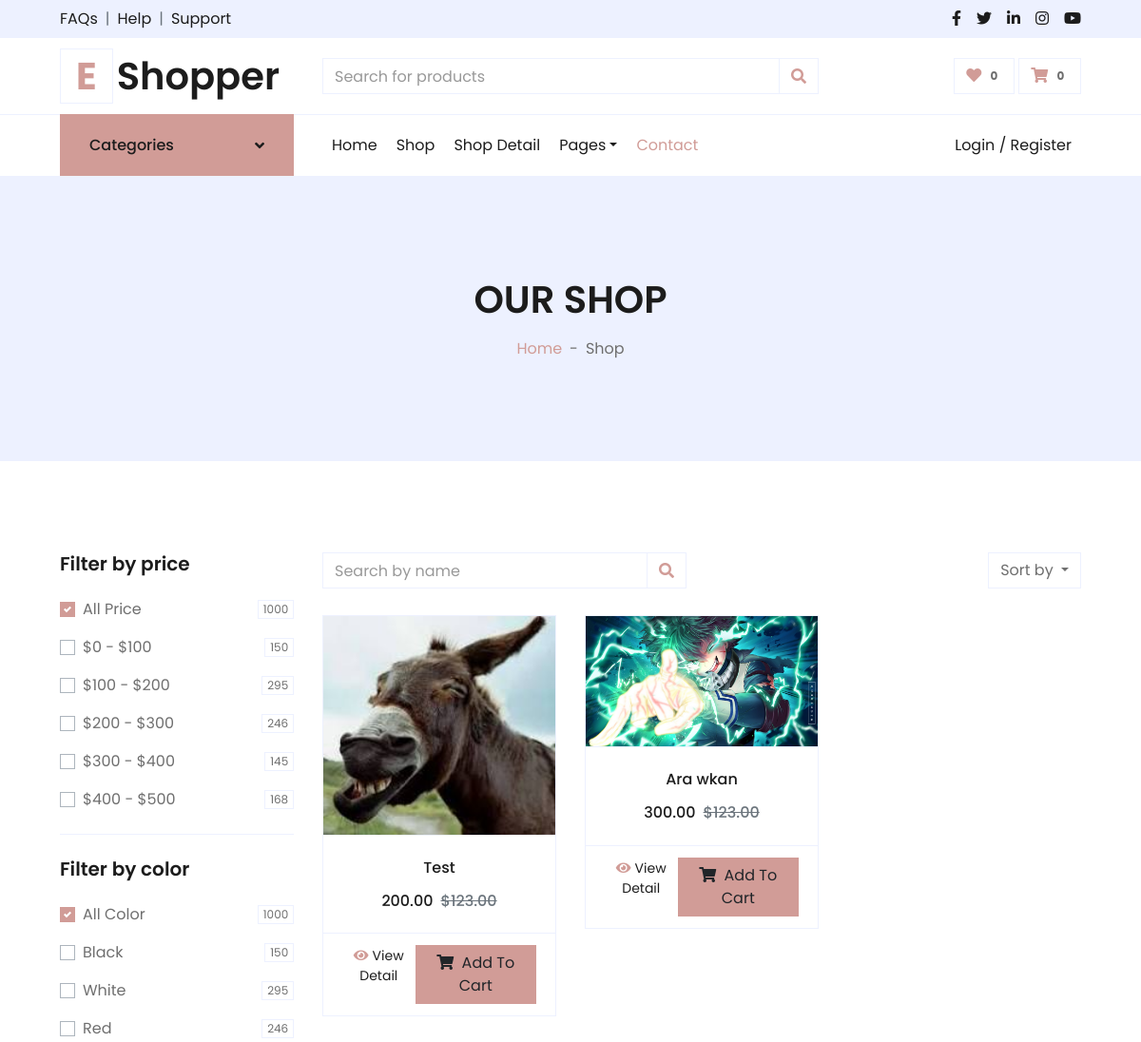
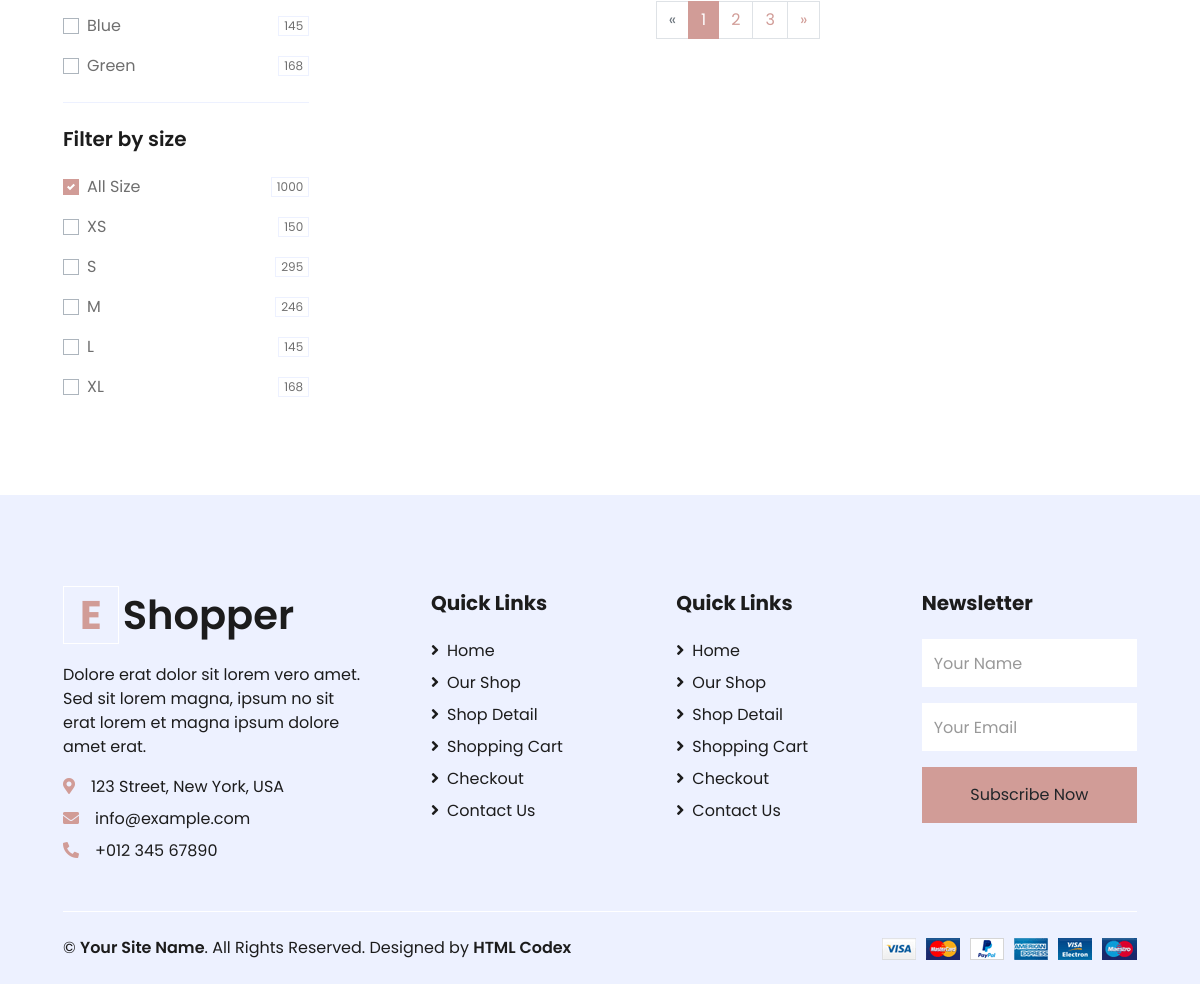
The app's page /shop/ with its own data (2 pictures, top to bottom).
### ProductsApp/models.py (models this page shows, shortened)
class Product(models.Model):
	name = models.CharField(max_length=100)
	description = models.TextField(null=True)
	price = models.DecimalField(max_digits=10, decimal_places=2)
	image = models.ImageField(upload_to='products/')

### ProductsApp/views.py (the view)
# urls.py: path('shop/', views.product_list, name='product_list'),
def shop(request):
    prod = Product.objects.all()
    return render(request,'shop.html', {'prod': prod})

### templates/shop.html (shortened to what this page needs)
{% extends 'base.html' %}
{% load static %}
{% block content %}
    <div class="container-fluid bg-secondary mb-5">
        <div class="d-flex flex-column align-items-center justify-content-center" style="min-height: 300px">
            <h1 class="font-weight-semi-bold text-uppercase mb-3">Our Shop</h1>
            <div class="d-inline-flex">
                <p class="m-0"><a href="">Home</a></p>
                <p class="m-0 px-2">-</p>
                <p class="m-0">Shop</p>
            </div>
        </div>
    </div>
    <div class="container-fluid pt-5">
        <div class="row px-xl-5">
            <div class="col-lg-3 col-md-12">
                <div class="border-bottom mb-4 pb-4">
                    <h5 class="font-weight-semi-bold mb-4">Filter by price</h5>
                    <form>
                        <div class="custom-control custom-checkbox d-flex align-items-center justify-content-between mb-3">
                            <label class="custom-control-label" for="price-all">All Price</label>
                            <span class="badge border font-weight-normal">1000</span>
                        </div>
                        <div class="custom-control custom-checkbox d-flex align-items-center justify-content-between mb-3">
                            <label class="custom-control-label" for="price-1">$0 - $100</label>
                            <span class="badge border font-weight-normal">150</span>
                        </div>
                        <div class="custom-control custom-checkbox d-flex align-items-center justify-content-between mb-3">
                            <label class="custom-control-label" for="price-2">$100 - $200</label>
                            <span class="badge border font-weight-normal">295</span>
                        </div>
                        <div class="custom-control custom-checkbox d-flex align-items-center justify-content-between mb-3">
                            <label class="custom-control-label" for="price-3">$200 - $300</label>
                            <span class="badge border font-weight-normal">246</span>
                        </div>
                        <div class="custom-control custom-checkbox d-flex align-items-center justify-content-between mb-3">
                            <label class="custom-control-label" for="price-4">$300 - $400</label>
                            <span class="badge border font-weight-normal">145</span>
                        </div>
                        <div class="custom-control custom-checkbox d-flex align-items-center justify-content-between">
                            <label class="custom-control-label" for="price-5">$400 - $500</label>
                            <span class="badge border font-weight-normal">168</span>
                        </div>
                    </form>
                </div>
                <div class="border-bottom mb-4 pb-4">
                    <h5 class="font-weight-semi-bold mb-4">Filter by color</h5>
                    <form>
                        <div class="custom-control custom-checkbox d-flex align-items-center justify-content-between mb-3">
                            <label class="custom-control-label" for="price-all">All Color</label>
                            <span class="badge border font-weight-normal">1000</span>
                        </div>
                        <div class="custom-control custom-checkbox d-flex align-items-center justify-content-between mb-3">
                            <label class="custom-control-label" for="color-1">Black</label>
                            <span class="badge border font-weight-normal">150</span>
                        </div>
                        <div class="custom-control custom-checkbox d-flex align-items-center justify-content-between mb-3">
                            <label class="custom-control-label" for="color-2">White</label>
                            <span class="badge border font-weight-normal">295</span>
                        </div>
                        <div class="custom-control custom-checkbox d-flex align-items-center justify-content-between mb-3">
                            <label class="custom-control-label" for="color-3">Red</label>
                            <span class="badge border font-weight-normal">246</span>
                        </div>
                        <div class="custom-control custom-checkbox d-flex align-items-center justify-content-between mb-3">
                            <label class="custom-control-label" for="color-4">Blue</label>
                            <span class="badge border font-weight-normal">145</span>
                        </div>
                        <div class="custom-control custom-checkbox d-flex align-items-center justify-content-between">
                            <label class="custom-control-label" for="color-5">Green</label>
                            <span class="badge border font-weight-normal">168</span>
                        </div>
                    </form>
                </div>
                <div class="mb-5">
                    <h5 class="font-weight-semi-bold mb-4">Filter by size</h5>
                    <form>
                        <div class="custom-control custom-checkbox d-flex align-items-center justify-content-between mb-3">
                            <label class="custom-control-label" for="size-all">All Size</label>
                            <span class="badge border font-weight-normal">1000</span>
                        </div>
                        <div class="custom-control custom-checkbox d-flex align-items-center justify-content-between mb-3">
                            <label class="custom-control-label" for="size-1">XS</label>
                            <span class="badge border font-weight-normal">150</span>
                        </div>
                        <div class="custom-control custom-checkbox d-flex align-items-center justify-content-between mb-3">
                            <label class="custom-control-label" for="size-2">S</label>
                            <span class="badge border font-weight-normal">295</span>
                        </div>
                        <div class="custom-control custom-checkbox d-flex align-items-center justify-content-between mb-3">
                            <label class="custom-control-label" for="size-3">M</label>
                            <span class="badge border font-weight-normal">246</span>
                        </div>
                        <div class="custom-control custom-checkbox d-flex align-items-center justify-content-between mb-3">
                            <label class="custom-control-label" for="size-4">L</label>
                            <span class="badge border font-weight-normal">145</span>
                        </div>
                        <div class="custom-control custom-checkbox d-flex align-items-center justify-content-between">
                            <label class="custom-control-label" for="size-5">XL</label>
                            <span class="badge border font-weight-normal">168</span>
                        </div>
                    </form>
                </div>
            </div>
            <div class="col-lg-9 col-md-12">
                <div class="row pb-3">
                    <div class="col-12 pb-1">
                        <div class="d-flex align-items-center justify-content-between mb-4">
                            <form action="">
                                <div class="input-group">
                                    <input type="text" class="form-control" placeholder="Search by name">
                                    <div class="input-group-append">
                                        <span class="input-group-text bg-transparent text-primary">
                                            <i class="fa fa-search"></i>
                                        </span>
                                    </div>
                                </div>
                            </form>
                            <div class="dropdown ml-4">
                                <button class="btn border dropdown-toggle" type="button" id="triggerId" data-toggle="dropdown" aria-haspopup="true"
                                        aria-expanded="false">
                                            Sort by
                                        </button>
                            </div>
                        </div>
                    </div>
                    {% for pr in prod %}
                    <div class="col-lg-4 col-md-6 col-sm-12 pb-1">
                        <div class="card product-item border-0 mb-4">
                            <div class="card-header product-img position-relative overflow-hidden bg-transparent border p-0">
                                <img class="img-fluid w-100" src="{{pr.image.url}}" alt="">
                            </div>
                            <div class="card-body border-left border-right text-center p-0 pt-4 pb-3">
                                <h6 class="text-truncate mb-3">{{pr.name}}</h6>
                                <div class="d-flex justify-content-center">
                                    <h6>{{pr.price}}</h6><h6 class="text-muted ml-2"><del>$123.00</del></h6>
                                </div>
                            </div>
                            <div class="card-footer d-flex justify-content-between bg-light border">
                                <a href="{% url 'product_detail' pr.id %}" class="btn btn-sm text-dark p-0">
                                    <i class="fas fa-eye text-primary mr-1"></i>View Detail
                                </a>
                                           <a href="{% url 'CartApp:add_to_cart' product_id=pr.id %}" class="btn btn-primary px-3"><i class="fa fa-shopping-cart mr-1"></i> Add To Cart</a>
                            </div>
                        </div>
                    </div>
                    {% endfor%}
                    <div class="col-12 pb-1">
                        <nav aria-label="Page navigation">
                          <ul class="pagination justify-content-center mb-3">
                            <li class="page-item disabled">
                              <a class="page-link" href="#" aria-label="Previous">
                                <span aria-hidden="true">&laquo;</span>
                              </a>
                            </li>
                            <li class="page-item active"><a class="page-link" href="#">1</a></li>
                            <li class="page-item"><a class="page-link" href="#">2</a></li>
                            <li class="page-item"><a class="page-link" href="#">3</a></li>
                            <li class="page-item">
                              <a class="page-link" href="#" aria-label="Next">
                                <span aria-hidden="true">&raquo;</span>
                              </a>
                            </li>
                          </ul>
                        </nav>
                    </div>
                </div>
            </div>
        </div>
    </div>
</body>
{% endblock content%}

### records on screen
Product: image (picture), name "Test", price "200.00"
Product: image (picture), name "Ara wkan", price "300.00"
